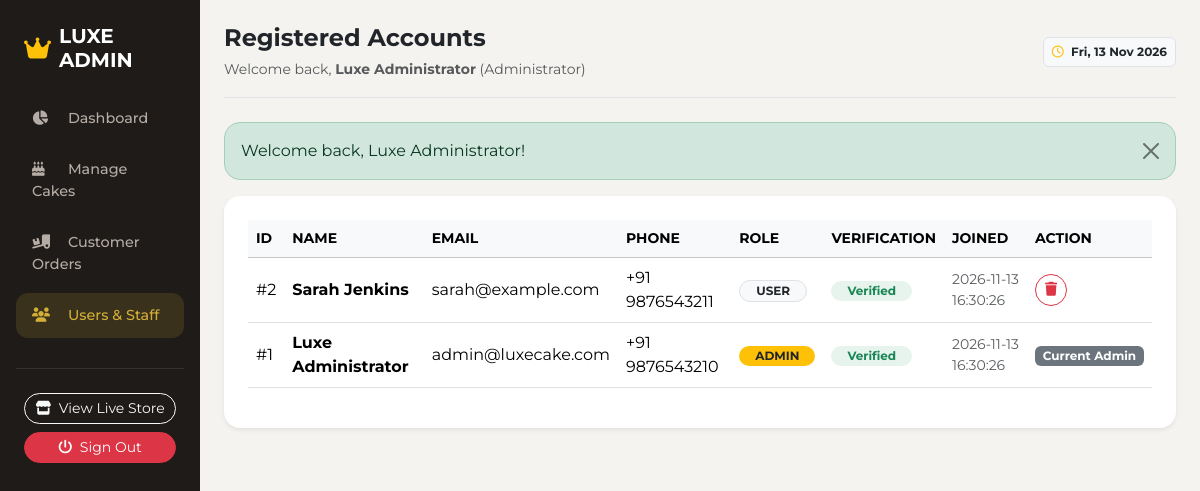
/admin/manage_users.php (signed in), run on the app's committed database.
### tables this page shows
CREATE TABLE IF NOT EXISTS `users` (
    `id` INT AUTO_INCREMENT PRIMARY KEY,
    `name` VARCHAR(100) NOT NULL,
    `email` VARCHAR(150) NOT NULL UNIQUE,
    `password` VARCHAR(255) NOT NULL,
    `phone` VARCHAR(20) DEFAULT NULL,
    `address` TEXT DEFAULT NULL,
    `role` ENUM('user', 'admin') DEFAULT 'user',
    `is_verified` TINYINT(1) DEFAULT 0,
    `verification_token` VARCHAR(64) DEFAULT NULL,
    `created_at` TIMESTAMP DEFAULT CURRENT_TIMESTAMP,
    `updated_at` TIMESTAMP DEFAULT CURRENT_TIMESTAMP ON UPDATE CURRENT_TIMESTAMP
);

### includes/auth.php (called while the page is built, shortened)
<?php
function is_logged_in(): bool {
    return isset($_SESSION['user_id']);
}
function current_user(): ?array {
    return [
        'id' => $_SESSION['user_id'],
        'name' => $_SESSION['user_name'] ?? 'User',
        'email' => $_SESSION['user_email'] ?? '',
        'role' => $_SESSION['user_role'] ?? 'user'
    ];
}
?>

### admin/manage_users.php (the view, shortened to what this page needs)
<?php
require_once __DIR__ . '/includes/admin_header.php';
$users = $pdo->query("SELECT * FROM users ORDER BY id DESC")->fetchAll();
?>
<div class="bg-white p-4 rounded-4 shadow-sm">
    <div class="table-responsive">
        <table class="table align-middle">
            <thead class="table-light small text-uppercase">
                <tr>
                    <th>ID</th>
                    <th>Name</th>
                    <th>Email</th>
                    <th>Phone</th>
                    <th>Role</th>
                    <th>Verification</th>
                    <th>Joined</th>
                    <th>Action</th>
                </tr>
            </thead>
            <tbody>
                <?php foreach ($users as $u): ?>
                    <tr>
                        <td>#<?php echo $u['id']; ?></td>
                        <td class="fw-bold"><?php echo htmlspecialchars($u['name']); ?></td>
                        <td><?php echo htmlspecialchars($u['email']); ?></td>
                        <td><?php echo htmlspecialchars($u['phone'] ?? '—'); ?></td>
                        <td>
                            <span class="badge <?php echo $u['role'] === 'admin' ? 'bg-warning text-dark' : 'bg-light text-dark border'; ?> rounded-pill px-3 py-1">
                                <?php echo strtoupper($u['role']); ?>
                            </span>
                        </td>
                        <td>
                            <?php if ($u['is_verified']): ?>
                                <span class="badge bg-success bg-opacity-10 text-success rounded-pill px-3 py-1">Verified</span>
                            <?php else: ?>
                                <span class="badge bg-warning bg-opacity-10 text-warning rounded-pill px-3 py-1">Pending</span>
                            <?php endif; ?>
                        </td>
                        <td class="small text-muted"><?php echo htmlspecialchars($u['created_at'] ?? '—'); ?></td>
                        <td>
                            <?php if ($u['id'] != $admin['id']): ?>
                                <form action="actions/delete_user.php" method="POST" onsubmit="return confirm('Delete this user account?');" class="d-inline">
                                    <button type="submit" class="btn btn-sm btn-outline-danger rounded-circle" style="width: 32px; height: 32px;" title="Delete User">
                                        <i class="fa-solid fa-trash"></i>
                                    </button>
                                </form>
                            <?php else: ?>
                                <span class="badge bg-secondary">Current Admin</span>
                            <?php endif; ?>
                        </td>
                    </tr>
                <?php endforeach; ?>
            </tbody>
        </table>
    </div>
</div>
<?php require_once __DIR__ . '/includes/admin_footer.php'; ?>

### admin/css/admin.css (style rules this page uses)
:root { --sidebar-bg: #1E1B18; --sidebar-accent: #D4AF37; --admin-bg: #F5F3F0; }
body { background-color: var(--admin-bg); font-family: 'Montserrat', sans-serif; }

### data on the page
users: id "2", name "Sarah Jenkins", email "sarah@example.com", phone "+91 9876543211", role "USER", is_verified "Verified", created_at "2026-11-13 16:30:26"
users: id "1", name "Luxe Administrator", email "admin@luxecake.com", phone "+91 9876543210", role "ADMIN", is_verified "Verified", created_at "2026-11-13 16:30:26", shows "Current Admin"

### other printed values
$page_heading "Registered Accounts"
$admin['name'] "Luxe Administrator"
$flash['message'] "Welcome back, Luxe Administrator!"
